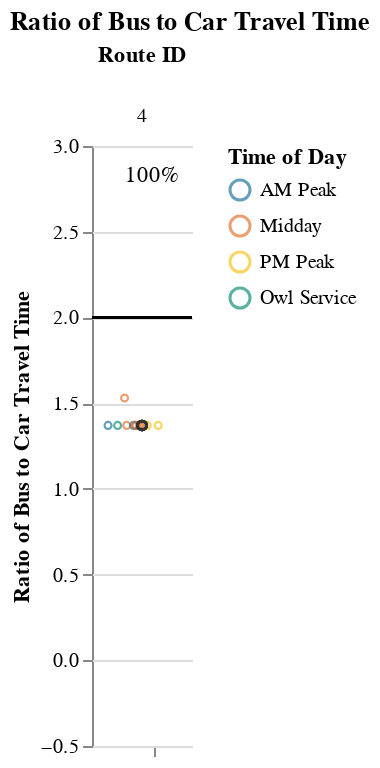
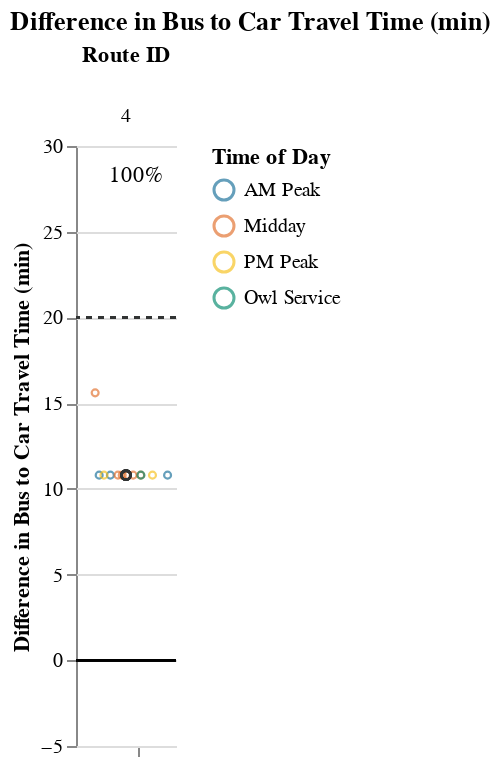

The code cell stored with these charts, in order, in its notebook:
### Markdown cell above
## Viable Competitive Routes
### Short Routes (< 1 hr)

### Code cell
# Allow for possibility that operator doesn't have routes that fall into certain route_groups
# But, jupyterbook will not like markdown with f-string
# separate out route_group and put in each cell, and use try/except + if to display...
# but all 3 route groups must be displayed. just add sentence about why no routes were returned at the end
route_group = "short"
try:
    display_charts_for_route_group(df, route_group)
except:
    print("No routes meet this criteria.")

### Figure 1 — Vega-Lite specification as saved in the notebook (floating-point values rounded to 4 significant figures)
{"config": {"view": {"continuousWidth": 400, "continuousHeight": 300, "stroke": null}, "facet": {"spacing": 0}}, "data": {"name": "data-6086b824a58e075b7952cf7202a2ef8f"}, "facet": {"column": {"field": "route_id", "sort": ["4"], "title": "Route ID", "type": "nominal"}}, "spec": {"layer": [{"mark": "rule", "encoding": {"color": {"value": "black"}, "y": {"field": "cutoff", "type": "quantitative"}}, "selection": {"selector001": {"type": "interval", "bind": "scales", "encodings": ["x", "y"]}}}, {"mark": {"type": "point", "opacity": 0.65, "size": 12, "strokeWidth": 1.1}, "encoding": {"color": {"field": "time_of_day", "scale": {"range": ["#136C97", "#E16B26", "#F6BF16", "#00896B", "#7790A3", "#5B559C"]}, "sort": ["AM Peak", "Midday", "PM Peak", "Owl Service"], "title": "Time of Day", "type": "nominal"}, "tooltip": [{"field": "route_id", "type": "nominal"}, {"field": "route_name", "type": "nominal"}, {"field": "trip_id", "type": "nominal"}, {"field": "service_hours", "type": "quantitative"}, {"field": "car_duration_hours", "type": "quantitative"}, {"field": "bus_multiplier", "type": "quantitative"}, {"field": "bus_difference", "type": "quantitative"}, {"field": "num_trips", "type": "quantitative"}, {"field": "num_competitive", "type": "quantitative"}, {"field": "pct_trips_competitive", "type": "quantitative"}, {"field": "p25", "type": "quantitative"}, {"field": "p50", "type": "quantitative"}, {"field": "p75", "type": "quantitative"}], "x": {"axis": {"grid": false, "labels": false, "ticks": true, "values": [0]}, "field": "jitter", "scale": {}, "title": null, "type": "quantitative"}, "y": {"field": "bus_multiplier", "scale": {"domain": [-0.25, 3.0]}, "title": "Ratio of Bus to Car Travel Time", "type": "quantitative"}}, "transform": [{"calculate": "sqrt(-2*log(random()))*cos(2*PI*random())", "as": "jitter"}], "width": 50}, {"layer": [{"mark": {"type": "point", "opacity": 0.6, "size": 20, "strokeWidth": 1.3}, "encoding": {"color": {"value": "#323434"}, "y": {"field": "bus_multiplier", "type": "quantitative"}}, "transform": [{"filter": "(datum.p50_trip === 1)"}]}, {"mark": {"type": "text", "align": "center", "baseline": "middle"}, "encoding": {"color": {"value": "black"}, "text": {"field": "pct_trips_competitive", "format": ".0%", "type": "quantitative"}, "tooltip": [{"field": "route_id", "type": "nominal"}, {"field": "route_name", "type": "nominal"}, {"field": "trip_id", "type": "nominal"}, {"field": "service_hours", "type": "quantitative"}, {"field": "car_duration_hours", "type": "quantitative"}, {"field": "bus_multiplier", "type": "quantitative"}, {"field": "bus_difference", "type": "quantitative"}, {"field": "num_trips", "type": "quantitative"}, {"field": "num_competitive", "type": "quantitative"}, {"field": "pct_trips_competitive", "type": "quantitative"}, {"field": "p25", "type": "quantitative"}, {"field": "p50", "type": "quantitative"}, {"field": "p75", "type": "quantitative"}], "x": {"value": 30}, "y": {"value": 15}}, "transform": [{"calculate": "sqrt(-2*log(random()))*cos(2*PI*random())", "as": "jitter"}, {"filter": "(datum.fastest_trip === 1)"}]}]}]}, "resolve": {"scale": {"y": "shared"}}, "title": "Ratio of Bus to Car Travel Time", "$schema": "https://vega.github.io/schema/vega-lite/v4.17.0.json", "datasets": {"data-6086b824a58e075b7952cf7202a2ef8f": [{"calitp_itp_id": 169, "trip_key": 8504394683595840799, "trip_id": "4WD4_0730", "shape_id": "4", "route_id": "4", "service_hours": 0.67, "trip_first_departure_ts": 27000, "trip_last_arrival_ts": 29400, "departure_hour": 7, "time_of_day": "AM Peak", "p25": 0.67, "p50": 0.67, "p75": 0.67, "p50_trip": 1, "fastest_trip": 0, "car_duration_hours": 0.49, "competitive_route": 1, "bus_multiplier": 1.37, "bus_difference": 10.8, "num_trips": 13, "num_competitive": 13, "pct_trips_competitive": 1.0, "bus_difference_spread": 4.8, "route_group": "short", "max_trip_hrs": 0.75, "max_trip_route_group": 0.75, "below_cutoff": 13, "pct_below_cutoff": 1.0, "name": "City of Lompoc", "caltrans_district": "05 - San Luis Obispo", "drmt_organization_name": null, "route_name": "Route 4 Blue", "cutoff2": 20, "cutoff": 2}, {"calitp_itp_id": 169, "trip_key": -1319761161373192009, "trip_id": "4WD4_1810", "shape_id": "4", "route_id": "4", "service_hours": 0.67, "trip_first_departure_ts": 65400, "trip_last_arrival_ts": 67800, "departure_hour": 18, "time_of_day": "PM Peak", "p25": 0.67, "p50": 0.67, "p75": 0.67, "p50_trip": 1, "fastest_trip": 1, "car_duration_hours": 0.49, "competitive_route": 1, "bus_multiplier": 1.37, "bus_difference": 10.8, "num_trips": 13, "num_competitive": 13, "pct_trips_competitive": 1.0, "bus_difference_spread": 4.8, "route_group": "short", "max_trip_hrs": 0.75, "max_trip_route_group": 0.75, "below_cutoff": 13, "pct_below_cutoff": 1.0, "name": "City of Lompoc", "caltrans_district": "05 - San Luis Obispo", "drmt_organization_name": null, "route_name": "Route 4 Blue", "cutoff2": 20, "cutoff": 2}, {"calitp_itp_id": 169, "trip_key": 9154244766636679984, "trip_id": "4WD4_1200", "shape_id": "4", "route_id": "4", "service_hours": 0.67, "trip_first_departure_ts": 43200, "trip_last_arrival_ts": 45600, "departure_hour": 12, "time_of_day": "Midday", "p25": 0.67, "p50": 0.67, "p75": 0.67, "p50_trip": 1, "fastest_trip": 0, "car_duration_hours": 0.49, "competitive_route": 1, "bus_multiplier": 1.37, "bus_difference": 10.8, "num_trips": 13, "num_competitive": 13, "pct_trips_competitive": 1.0, "bus_difference_spread": 4.8, "route_group": "short", "max_trip_hrs": 0.75, "max_trip_route_group": 0.75, "below_cutoff": 13, "pct_below_cutoff": 1.0, "name": "City of Lompoc", "caltrans_district": "05 - San Luis Obispo", "drmt_organization_name": null, "route_name": "Route 4 Blue", "cutoff2": 20, "cutoff": 2}, {"calitp_itp_id": 169, "trip_key": 556556040370590171, "trip_id": "4WD4_1410", "shape_id": "4", "route_id": "4", "service_hours": 0.67, "trip_first_departure_ts": 51000, "trip_last_arrival_ts": 53400, "departure_hour": 14, "time_of_day": "Midday", "p25": 0.67, "p50": 0.67, "p75": 0.67, "p50_trip": 1, "fastest_trip": 0, "car_duration_hours": 0.49, "competitive_route": 1, "bus_multiplier": 1.37, "bus_difference": 10.8, "num_trips": 13, "num_competitive": 13, "pct_trips_competitive": 1.0, "bus_difference_spread": 4.8, "route_group": "short", "max_trip_hrs": 0.75, "max_trip_route_group": 0.75, "below_cutoff": 13, "pct_below_cutoff": 1.0, "name": "City of Lompoc", "caltrans_district": "05 - San Luis Obispo", "drmt_organization_name": null, "route_name": "Route 4 Blue", "cutoff2": 20, "cutoff": 2}, {"calitp_itp_id": 169, "trip_key": 2922932511440967982, "trip_id": "4WD4_0920", "shape_id": "4", "route_id": "4", "service_hours": 0.67, "trip_first_departure_ts": 33600, "trip_last_arrival_ts": 36000, "departure_hour": 9, "time_of_day": "AM Peak", "p25": 0.67, "p50": 0.67, "p75": 0.67, "p50_trip": 1, "fastest_trip": 0, "car_duration_hours": 0.49, "competitive_route": 1, "bus_multiplier": 1.37, "bus_difference": 10.8, "num_trips": 13, "num_competitive": 13, "pct_trips_competitive": 1.0, "bus_difference_spread": 4.8, "route_group": "short", "max_trip_hrs": 0.75, "max_trip_route_group": 0.75, "below_cutoff": 13, "pct_below_cutoff": 1.0, "name": "City of Lompoc", "caltrans_district": "05 - San Luis Obispo", "drmt_organization_name": null, "route_name": "Route 4 Blue", "cutoff2": 20, "cutoff": 2}, {"calitp_itp_id": 169, "trip_key": -9208915081489960036, "trip_id": "4WD4_1605", "shape_id": "4", "route_id": "4", "service_hours": 0.67, "trip_first_departure_ts": 57900, "trip_last_arrival_ts": 60300, "departure_hour": 16, "time_of_day": "Midday", "p25": 0.67, "p50": 0.67, "p75": 0.67, "p50_trip": 1, "fastest_trip": 0, "car_duration_hours": 0.49, "competitive_route": 1, "bus_multiplier": 1.37, "bus_difference": 10.8, "num_trips": 13, "num_competitive": 13, "pct_trips_competitive": 1.0, "bus_difference_spread": 4.8, "route_group": "short", "max_trip_hrs": 0.75, "max_trip_route_group": 0.75, "below_cutoff": 13, "pct_below_cutoff": 1.0, "name": "City of Lompoc", "caltrans_district": "05 - San Luis Obispo", "drmt_organization_name": null, "route_name": "Route 4 Blue", "cutoff2": 20, "cutoff": 2}, {"calitp_itp_id": 169, "trip_key": 4890501087560087340, "trip_id": "4WD4_1705", "shape_id": "4", "route_id": "4", "service_hours": 0.67, "trip_first_departure_ts": 61500, "trip_last_arrival_ts": 63900, "departure_hour": 17, "time_of_day": "PM Peak", "p25": 0.67, "p50": 0.67, "p75": 0.67, "p50_trip": 1, "fastest_trip": 0, "car_duration_hours": 0.49, "competitive_route": 1, "bus_multiplier": 1.37, "bus_difference": 10.8, "num_trips": 13, "num_competitive": 13, "pct_trips_competitive": 1.0, "bus_difference_spread": 4.8, "route_group": "short", "max_trip_hrs": 0.75, "max_trip_route_group": 0.75, "below_cutoff": 13, "pct_below_cutoff": 1.0, "name": "City of Lompoc", "caltrans_district": "05 - San Luis Obispo", "drmt_organization_name": null, "route_name": "Route 4 Blue", "cutoff2": 20, "cutoff": 2}, {"calitp_itp_id": 169, "trip_key": 3679126944593202499, "trip_id": "4WD4_1300", "shape_id": "4", "route_id": "4", "service_hours": 0.67, "trip_first_departure_ts": 46800, "trip_last_arrival_ts": 49200, "departure_hour": 13, "time_of_day": "Midday", "p25": 0.67, "p50": 0.67, "p75": 0.67, "p50_trip": 1, "fastest_trip": 0, "car_duration_hours": 0.49, "competitive_route": 1, "bus_multiplier": 1.37, "bus_difference": 10.8, "num_trips": 13, "num_competitive": 13, "pct_trips_competitive": 1.0, "bus_difference_spread": 4.8, "route_group": "short", "max_trip_hrs": 0.75, "max_trip_route_group": 0.75, "below_cutoff": 13, "pct_below_cutoff": 1.0, "name": "City of Lompoc", "caltrans_district": "05 - San Luis Obispo", "drmt_organization_name": null, "route_name": "Route 4 Blue", "cutoff2": 20, "cutoff": 2}, {"calitp_itp_id": 169, "trip_key": -1259858306519949312, "trip_id": "4WD4_1010", "shape_id": "4", "route_id": "4", "service_hours": 0.67, "trip_first_departure_ts": 36600, "trip_last_arrival_ts": 39000, "departure_hour": 10, "time_of_day": "Midday", "p25": 0.67, "p50": 0.67, "p75": 0.67, "p50_trip": 1, "fastest_trip": 0, "car_duration_hours": 0.49, "competitive_route": 1, "bus_multiplier": 1.37, "bus_difference": 10.8, "num_trips": 13, "num_competitive": 13, "pct_trips_competitive": 1.0, "bus_difference_spread": 4.8, "route_group": "short", "max_trip_hrs": 0.75, "max_trip_route_group": 0.75, "below_cutoff": 13, "pct_below_cutoff": 1.0, "name": "City of Lompoc", "caltrans_district": "05 - San Luis Obispo", "drmt_organization_name": null, "route_name": "Route 4 Blue", "cutoff2": 20, "cutoff": 2}, {"calitp_itp_id": 169, "trip_key": 4521865064862470904, "trip_id": "4WD4_0830", "shape_id": "4", "route_id": "4", "service_hours": 0.67, "trip_first_departure_ts": 30600, "trip_last_arrival_ts": 33000, "departure_hour": 8, "time_of_day": "AM Peak", "p25": 0.67, "p50": 0.67, "p75": 0.67, "p50_trip": 1, "fastest_trip": 0, "car_duration_hours": 0.49, "competitive_route": 1, "bus_multiplier": 1.37, "bus_difference": 10.8, "num_trips": 13, "num_competitive": 13, "pct_trips_competitive": 1.0, "bus_difference_spread": 4.8, "route_group": "short", "max_trip_hrs": 0.75, "max_trip_route_group": 0.75, "below_cutoff": 13, "pct_below_cutoff": 1.0, "name": "City of Lompoc", "caltrans_district": "05 - San Luis Obispo", "drmt_organization_name": null, "route_name": "Route 4 Blue", "cutoff2": 20, "cutoff": 2}, {"calitp_itp_id": 169, "trip_key": -3546659902049638393, "trip_id": "4WD4_1505", "shape_id": "4", "route_id": "4", "service_hours": 0.67, "trip_first_departure_ts": 54300, "trip_last_arrival_ts": 56700, "departure_hour": 15, "time_of_day": "Midday", "p25": 0.67, "p50": 0.67, "p75": 0.67, "p50_trip": 1, "fastest_trip": 0, "car_duration_hours": 0.49, "competitive_route": 1, "bus_multiplier": 1.37, "bus_difference": 10.8, "num_trips": 13, "num_competitive": 13, "pct_trips_competitive": 1.0, "bus_difference_spread": 4.8, "route_group": "short", "max_trip_hrs": 0.75, "max_trip_route_group": 0.75, "below_cutoff": 13, "pct_below_cutoff": 1.0, "name": "City of Lompoc", "caltrans_district": "05 - San Luis Obispo", "drmt_organization_name": null, "route_name": "Route 4 Blue", "cutoff2": 20, "cutoff": 2}, {"calitp_itp_id": 169, "trip_key": -8490789065852044950, "trip_id": "4WD4_0645", "shape_id": "4", "route_id": "4", "service_hours": 0.67, "trip_first_departure_ts": 24300, "trip_last_arrival_ts": 26700, "departure_hour": 6, "time_of_day": "Owl Service", "p25": 0.67, "p50": 0.67, "p75": 0.67, "p50_trip": 1, "fastest_trip": 0, "car_duration_hours": 0.49, "competitive_route": 1, "bus_multiplier": 1.37, "bus_difference": 10.8, "num_trips": 13, "num_competitive": 13, "pct_trips_competitive": 1.0, "bus_difference_spread": 4.8, "route_group": "short", "max_trip_hrs": 0.75, "max_trip_route_group": 0.75, "below_cutoff": 13, "pct_below_cutoff": 1.0, "name": "City of Lompoc", "caltrans_district": "05 - San Luis Obispo", "drmt_organization_name": null, "route_name": "Route 4 Blue", "cutoff2": 20, "cutoff": 2}, {"calitp_itp_id": 169, "trip_key": -3562724501317748380, "trip_id": "4WD4_1105", "shape_id": "4", "route_id": "4", "service_hours": 0.75, "trip_first_departure_ts": 39900, "trip_last_arrival_ts": 42600, "departure_hour": 11, "time_of_day": "Midday", "p25": 0.67, "p50": 0.67, "p75": 0.67, "p50_trip": 0, "fastest_trip": 0, "car_duration_hours": 0.49, "competitive_route": 1, "bus_multiplier": 1.53, "bus_difference": 15.6, "num_trips": 13, "num_competitive": 13, "pct_trips_competitive": 1.0, "bus_difference_spread": 4.8, "route_group": "short", "max_trip_hrs": 0.75, "max_trip_route_group": 0.75, "below_cutoff": 13, "pct_below_cutoff": 1.0, "name": "City of Lompoc", "caltrans_district": "05 - San Luis Obispo", "drmt_organization_name": null, "route_name": "Route 4 Blue", "cutoff2": 20, "cutoff": 2}]}}

### Figure 2 — Vega-Lite specification as saved in the notebook (floating-point values rounded to 4 significant figures)
{"config": {"view": {"continuousWidth": 400, "continuousHeight": 300, "stroke": null}, "facet": {"spacing": 0}}, "data": {"name": "data-988d9afb3cfd3ebef4aacd9fa093008b"}, "facet": {"column": {"field": "route_id", "sort": ["4"], "title": "Route ID", "type": "nominal"}}, "spec": {"layer": [{"mark": "rule", "encoding": {"color": {"value": "black"}, "y": {"field": "cutoff", "type": "quantitative"}}, "selection": {"selector002": {"type": "interval", "bind": "scales", "encodings": ["x", "y"]}}}, {"mark": {"type": "rule", "strokeDash": [3, 3]}, "encoding": {"color": {"value": "#323434"}, "y": {"field": "cutoff2", "type": "quantitative"}}}, {"mark": {"type": "point", "opacity": 0.65, "size": 12, "strokeWidth": 1.1}, "encoding": {"color": {"field": "time_of_day", "scale": {"range": ["#136C97", "#E16B26", "#F6BF16", "#00896B", "#7790A3", "#5B559C"]}, "sort": ["AM Peak", "Midday", "PM Peak", "Owl Service"], "title": "Time of Day", "type": "nominal"}, "tooltip": [{"field": "route_id", "type": "nominal"}, {"field": "route_name", "type": "nominal"}, {"field": "trip_id", "type": "nominal"}, {"field": "service_hours", "type": "quantitative"}, {"field": "car_duration_hours", "type": "quantitative"}, {"field": "bus_multiplier", "type": "quantitative"}, {"field": "bus_difference", "type": "quantitative"}, {"field": "num_trips", "type": "quantitative"}, {"field": "num_competitive", "type": "quantitative"}, {"field": "pct_trips_competitive", "type": "quantitative"}, {"field": "p25", "type": "quantitative"}, {"field": "p50", "type": "quantitative"}, {"field": "p75", "type": "quantitative"}], "x": {"axis": {"grid": false, "labels": false, "ticks": true, "values": [0]}, "field": "jitter", "scale": {}, "title": null, "type": "quantitative"}, "y": {"field": "bus_difference", "scale": {"domain": [-5, 27.6]}, "title": "Difference in Bus to Car Travel Time (min)", "type": "quantitative"}}, "transform": [{"calculate": "sqrt(-2*log(random()))*cos(2*PI*random())", "as": "jitter"}], "width": 50}, {"layer": [{"mark": {"type": "point", "opacity": 0.6, "size": 20, "strokeWidth": 1.3}, "encoding": {"color": {"value": "#323434"}, "y": {"field": "bus_difference", "type": "quantitative"}}, "transform": [{"filter": "(datum.p50_trip === 1)"}]}, {"mark": {"type": "text", "align": "center", "baseline": "middle"}, "encoding": {"color": {"value": "black"}, "text": {"field": "pct_trips_competitive", "format": ".0%", "type": "quantitative"}, "tooltip": [{"field": "route_id", "type": "nominal"}, {"field": "route_name", "type": "nominal"}, {"field": "trip_id", "type": "nominal"}, {"field": "service_hours", "type": "quantitative"}, {"field": "car_duration_hours", "type": "quantitative"}, {"field": "bus_multiplier", "type": "quantitative"}, {"field": "bus_difference", "type": "quantitative"}, {"field": "num_trips", "type": "quantitative"}, {"field": "num_competitive", "type": "quantitative"}, {"field": "pct_trips_competitive", "type": "quantitative"}, {"field": "p25", "type": "quantitative"}, {"field": "p50", "type": "quantitative"}, {"field": "p75", "type": "quantitative"}], "x": {"value": 30}, "y": {"value": 15}}, "transform": [{"calculate": "sqrt(-2*log(random()))*cos(2*PI*random())", "as": "jitter"}, {"filter": "(datum.fastest_trip === 1)"}]}]}]}, "resolve": {"scale": {"y": "shared"}}, "title": "Difference in Bus to Car Travel Time (min)", "$schema": "https://vega.github.io/schema/vega-lite/v4.17.0.json", "datasets": {"data-988d9afb3cfd3ebef4aacd9fa093008b": [{"calitp_itp_id": 169, "trip_key": 8504394683595840799, "trip_id": "4WD4_0730", "shape_id": "4", "route_id": "4", "service_hours": 0.67, "trip_first_departure_ts": 27000, "trip_last_arrival_ts": 29400, "departure_hour": 7, "time_of_day": "AM Peak", "p25": 0.67, "p50": 0.67, "p75": 0.67, "p50_trip": 1, "fastest_trip": 0, "car_duration_hours": 0.49, "competitive_route": 1, "bus_multiplier": 1.37, "bus_difference": 10.8, "num_trips": 13, "num_competitive": 13, "pct_trips_competitive": 1.0, "bus_difference_spread": 4.8, "route_group": "short", "max_trip_hrs": 0.75, "max_trip_route_group": 0.75, "below_cutoff": 13, "pct_below_cutoff": 1.0, "name": "City of Lompoc", "caltrans_district": "05 - San Luis Obispo", "drmt_organization_name": null, "route_name": "Route 4 Blue", "cutoff2": 20, "cutoff": 0}, {"calitp_itp_id": 169, "trip_key": -1319761161373192009, "trip_id": "4WD4_1810", "shape_id": "4", "route_id": "4", "service_hours": 0.67, "trip_first_departure_ts": 65400, "trip_last_arrival_ts": 67800, "departure_hour": 18, "time_of_day": "PM Peak", "p25": 0.67, "p50": 0.67, "p75": 0.67, "p50_trip": 1, "fastest_trip": 1, "car_duration_hours": 0.49, "competitive_route": 1, "bus_multiplier": 1.37, "bus_difference": 10.8, "num_trips": 13, "num_competitive": 13, "pct_trips_competitive": 1.0, "bus_difference_spread": 4.8, "route_group": "short", "max_trip_hrs": 0.75, "max_trip_route_group": 0.75, "below_cutoff": 13, "pct_below_cutoff": 1.0, "name": "City of Lompoc", "caltrans_district": "05 - San Luis Obispo", "drmt_organization_name": null, "route_name": "Route 4 Blue", "cutoff2": 20, "cutoff": 0}, {"calitp_itp_id": 169, "trip_key": 9154244766636679984, "trip_id": "4WD4_1200", "shape_id": "4", "route_id": "4", "service_hours": 0.67, "trip_first_departure_ts": 43200, "trip_last_arrival_ts": 45600, "departure_hour": 12, "time_of_day": "Midday", "p25": 0.67, "p50": 0.67, "p75": 0.67, "p50_trip": 1, "fastest_trip": 0, "car_duration_hours": 0.49, "competitive_route": 1, "bus_multiplier": 1.37, "bus_difference": 10.8, "num_trips": 13, "num_competitive": 13, "pct_trips_competitive": 1.0, "bus_difference_spread": 4.8, "route_group": "short", "max_trip_hrs": 0.75, "max_trip_route_group": 0.75, "below_cutoff": 13, "pct_below_cutoff": 1.0, "name": "City of Lompoc", "caltrans_district": "05 - San Luis Obispo", "drmt_organization_name": null, "route_name": "Route 4 Blue", "cutoff2": 20, "cutoff": 0}, {"calitp_itp_id": 169, "trip_key": 556556040370590171, "trip_id": "4WD4_1410", "shape_id": "4", "route_id": "4", "service_hours": 0.67, "trip_first_departure_ts": 51000, "trip_last_arrival_ts": 53400, "departure_hour": 14, "time_of_day": "Midday", "p25": 0.67, "p50": 0.67, "p75": 0.67, "p50_trip": 1, "fastest_trip": 0, "car_duration_hours": 0.49, "competitive_route": 1, "bus_multiplier": 1.37, "bus_difference": 10.8, "num_trips": 13, "num_competitive": 13, "pct_trips_competitive": 1.0, "bus_difference_spread": 4.8, "route_group": "short", "max_trip_hrs": 0.75, "max_trip_route_group": 0.75, "below_cutoff": 13, "pct_below_cutoff": 1.0, "name": "City of Lompoc", "caltrans_district": "05 - San Luis Obispo", "drmt_organization_name": null, "route_name": "Route 4 Blue", "cutoff2": 20, "cutoff": 0}, {"calitp_itp_id": 169, "trip_key": 2922932511440967982, "trip_id": "4WD4_0920", "shape_id": "4", "route_id": "4", "service_hours": 0.67, "trip_first_departure_ts": 33600, "trip_last_arrival_ts": 36000, "departure_hour": 9, "time_of_day": "AM Peak", "p25": 0.67, "p50": 0.67, "p75": 0.67, "p50_trip": 1, "fastest_trip": 0, "car_duration_hours": 0.49, "competitive_route": 1, "bus_multiplier": 1.37, "bus_difference": 10.8, "num_trips": 13, "num_competitive": 13, "pct_trips_competitive": 1.0, "bus_difference_spread": 4.8, "route_group": "short", "max_trip_hrs": 0.75, "max_trip_route_group": 0.75, "below_cutoff": 13, "pct_below_cutoff": 1.0, "name": "City of Lompoc", "caltrans_district": "05 - San Luis Obispo", "drmt_organization_name": null, "route_name": "Route 4 Blue", "cutoff2": 20, "cutoff": 0}, {"calitp_itp_id": 169, "trip_key": -9208915081489960036, "trip_id": "4WD4_1605", "shape_id": "4", "route_id": "4", "service_hours": 0.67, "trip_first_departure_ts": 57900, "trip_last_arrival_ts": 60300, "departure_hour": 16, "time_of_day": "Midday", "p25": 0.67, "p50": 0.67, "p75": 0.67, "p50_trip": 1, "fastest_trip": 0, "car_duration_hours": 0.49, "competitive_route": 1, "bus_multiplier": 1.37, "bus_difference": 10.8, "num_trips": 13, "num_competitive": 13, "pct_trips_competitive": 1.0, "bus_difference_spread": 4.8, "route_group": "short", "max_trip_hrs": 0.75, "max_trip_route_group": 0.75, "below_cutoff": 13, "pct_below_cutoff": 1.0, "name": "City of Lompoc", "caltrans_district": "05 - San Luis Obispo", "drmt_organization_name": null, "route_name": "Route 4 Blue", "cutoff2": 20, "cutoff": 0}, {"calitp_itp_id": 169, "trip_key": 4890501087560087340, "trip_id": "4WD4_1705", "shape_id": "4", "route_id": "4", "service_hours": 0.67, "trip_first_departure_ts": 61500, "trip_last_arrival_ts": 63900, "departure_hour": 17, "time_of_day": "PM Peak", "p25": 0.67, "p50": 0.67, "p75": 0.67, "p50_trip": 1, "fastest_trip": 0, "car_duration_hours": 0.49, "competitive_route": 1, "bus_multiplier": 1.37, "bus_difference": 10.8, "num_trips": 13, "num_competitive": 13, "pct_trips_competitive": 1.0, "bus_difference_spread": 4.8, "route_group": "short", "max_trip_hrs": 0.75, "max_trip_route_group": 0.75, "below_cutoff": 13, "pct_below_cutoff": 1.0, "name": "City of Lompoc", "caltrans_district": "05 - San Luis Obispo", "drmt_organization_name": null, "route_name": "Route 4 Blue", "cutoff2": 20, "cutoff": 0}, {"calitp_itp_id": 169, "trip_key": 3679126944593202499, "trip_id": "4WD4_1300", "shape_id": "4", "route_id": "4", "service_hours": 0.67, "trip_first_departure_ts": 46800, "trip_last_arrival_ts": 49200, "departure_hour": 13, "time_of_day": "Midday", "p25": 0.67, "p50": 0.67, "p75": 0.67, "p50_trip": 1, "fastest_trip": 0, "car_duration_hours": 0.49, "competitive_route": 1, "bus_multiplier": 1.37, "bus_difference": 10.8, "num_trips": 13, "num_competitive": 13, "pct_trips_competitive": 1.0, "bus_difference_spread": 4.8, "route_group": "short", "max_trip_hrs": 0.75, "max_trip_route_group": 0.75, "below_cutoff": 13, "pct_below_cutoff": 1.0, "name": "City of Lompoc", "caltrans_district": "05 - San Luis Obispo", "drmt_organization_name": null, "route_name": "Route 4 Blue", "cutoff2": 20, "cutoff": 0}, {"calitp_itp_id": 169, "trip_key": -1259858306519949312, "trip_id": "4WD4_1010", "shape_id": "4", "route_id": "4", "service_hours": 0.67, "trip_first_departure_ts": 36600, "trip_last_arrival_ts": 39000, "departure_hour": 10, "time_of_day": "Midday", "p25": 0.67, "p50": 0.67, "p75": 0.67, "p50_trip": 1, "fastest_trip": 0, "car_duration_hours": 0.49, "competitive_route": 1, "bus_multiplier": 1.37, "bus_difference": 10.8, "num_trips": 13, "num_competitive": 13, "pct_trips_competitive": 1.0, "bus_difference_spread": 4.8, "route_group": "short", "max_trip_hrs": 0.75, "max_trip_route_group": 0.75, "below_cutoff": 13, "pct_below_cutoff": 1.0, "name": "City of Lompoc", "caltrans_district": "05 - San Luis Obispo", "drmt_organization_name": null, "route_name": "Route 4 Blue", "cutoff2": 20, "cutoff": 0}, {"calitp_itp_id": 169, "trip_key": 4521865064862470904, "trip_id": "4WD4_0830", "shape_id": "4", "route_id": "4", "service_hours": 0.67, "trip_first_departure_ts": 30600, "trip_last_arrival_ts": 33000, "departure_hour": 8, "time_of_day": "AM Peak", "p25": 0.67, "p50": 0.67, "p75": 0.67, "p50_trip": 1, "fastest_trip": 0, "car_duration_hours": 0.49, "competitive_route": 1, "bus_multiplier": 1.37, "bus_difference": 10.8, "num_trips": 13, "num_competitive": 13, "pct_trips_competitive": 1.0, "bus_difference_spread": 4.8, "route_group": "short", "max_trip_hrs": 0.75, "max_trip_route_group": 0.75, "below_cutoff": 13, "pct_below_cutoff": 1.0, "name": "City of Lompoc", "caltrans_district": "05 - San Luis Obispo", "drmt_organization_name": null, "route_name": "Route 4 Blue", "cutoff2": 20, "cutoff": 0}, {"calitp_itp_id": 169, "trip_key": -3546659902049638393, "trip_id": "4WD4_1505", "shape_id": "4", "route_id": "4", "service_hours": 0.67, "trip_first_departure_ts": 54300, "trip_last_arrival_ts": 56700, "departure_hour": 15, "time_of_day": "Midday", "p25": 0.67, "p50": 0.67, "p75": 0.67, "p50_trip": 1, "fastest_trip": 0, "car_duration_hours": 0.49, "competitive_route": 1, "bus_multiplier": 1.37, "bus_difference": 10.8, "num_trips": 13, "num_competitive": 13, "pct_trips_competitive": 1.0, "bus_difference_spread": 4.8, "route_group": "short", "max_trip_hrs": 0.75, "max_trip_route_group": 0.75, "below_cutoff": 13, "pct_below_cutoff": 1.0, "name": "City of Lompoc", "caltrans_district": "05 - San Luis Obispo", "drmt_organization_name": null, "route_name": "Route 4 Blue", "cutoff2": 20, "cutoff": 0}, {"calitp_itp_id": 169, "trip_key": -8490789065852044950, "trip_id": "4WD4_0645", "shape_id": "4", "route_id": "4", "service_hours": 0.67, "trip_first_departure_ts": 24300, "trip_last_arrival_ts": 26700, "departure_hour": 6, "time_of_day": "Owl Service", "p25": 0.67, "p50": 0.67, "p75": 0.67, "p50_trip": 1, "fastest_trip": 0, "car_duration_hours": 0.49, "competitive_route": 1, "bus_multiplier": 1.37, "bus_difference": 10.8, "num_trips": 13, "num_competitive": 13, "pct_trips_competitive": 1.0, "bus_difference_spread": 4.8, "route_group": "short", "max_trip_hrs": 0.75, "max_trip_route_group": 0.75, "below_cutoff": 13, "pct_below_cutoff": 1.0, "name": "City of Lompoc", "caltrans_district": "05 - San Luis Obispo", "drmt_organization_name": null, "route_name": "Route 4 Blue", "cutoff2": 20, "cutoff": 0}, {"calitp_itp_id": 169, "trip_key": -3562724501317748380, "trip_id": "4WD4_1105", "shape_id": "4", "route_id": "4", "service_hours": 0.75, "trip_first_departure_ts": 39900, "trip_last_arrival_ts": 42600, "departure_hour": 11, "time_of_day": "Midday", "p25": 0.67, "p50": 0.67, "p75": 0.67, "p50_trip": 0, "fastest_trip": 0, "car_duration_hours": 0.49, "competitive_route": 1, "bus_multiplier": 1.53, "bus_difference": 15.6, "num_trips": 13, "num_competitive": 13, "pct_trips_competitive": 1.0, "bus_difference_spread": 4.8, "route_group": "short", "max_trip_hrs": 0.75, "max_trip_route_group": 0.75, "below_cutoff": 13, "pct_below_cutoff": 1.0, "name": "City of Lompoc", "caltrans_district": "05 - San Luis Obispo", "drmt_organization_name": null, "route_name": "Route 4 Blue", "cutoff2": 20, "cutoff": 0}]}}
